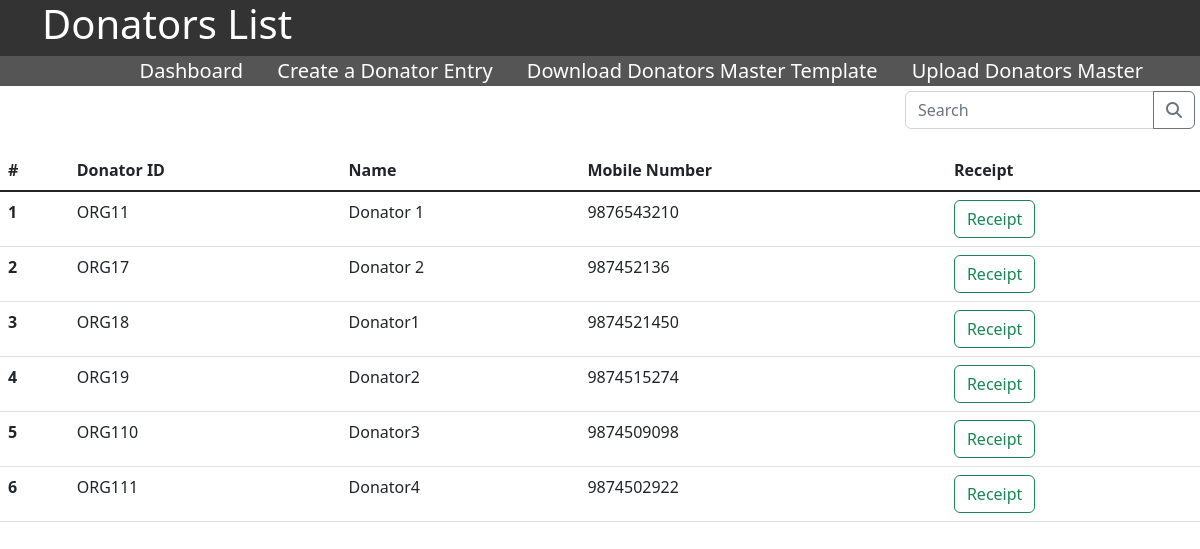
The app's page /3/listFreqDonators with its own data.
### application/models.py (models this page shows)
class Donator(db.Model):
    __tablename__ = "donator"
    did = db.Column(db.Integer, primary_key = True, autoincrement = True)
    donator_id = db.Column(db.String)
    org_id = db.Column(db.Integer)
    name = db.Column(db.String)
    address = db.Column(db.String)
    state = db.Column(db.String)
    pincode = db.Column(db.Integer)
    landline = db.Column(db.Integer)
    phoneno = db.Column(db.Integer)
    email = db.Column(db.String)
    id_type = db.Column(db.String)
    panid = db.Column(db.String)

### application/controllers.py (the view)
@app.route("/<int:org_id>/listFreqDonators", methods = ["GET", "POST"])
def listFreqDonators(org_id):
    all_donators = Donator.query.filter_by(org_id = org_id).all()
    if request.method == "POST":
        keyword = request.form["search"]
        all_donators = db.session.query(Donator).filter(or_(Donator.name.like(f"%{keyword}%"), Donator.phoneno.like(f"%{keyword}%"), Donator.donator_id.like(f"%{keyword}%"))).all()
    return render_template("listFreqDonators.html", org_id = org_id, all_donators = all_donators)

### templates/listFreqDonators.html (shortened to what this page needs)
<!DOCTYPE html>
<html lang="en">
<head>
    <link rel = "stylesheet" type="text/css" href = "/static/css/style.css">
    <link href="https://cdn.jsdelivr.net/npm/bootstrap@5.2.0/dist/css/bootstrap.min.css" rel="stylesheet">
    <link rel="stylesheet" href="https://cdnjs.cloudflare.com/ajax/libs/font-awesome/4.7.0/css/font-awesome.min.css">
</head>
<body>
    <header id ="main-header">
        <div class = "container">
            <h1>Donators List</h1>
        </div>
    </header>
    <nav id = "navbar">
        <div class="container">
            <li><a href ="/Organization/{{ org_id }}">Dashboard</a></li>
            <li><a href ="/{{ org_id }}/frequentDonator">Create a Donator Entry</a></li>
            <li><a href ="/{{ org_id }}/downloadFrequentDonator">Download Donators Master Template</a></li>
            <li><a href ="/{{ org_id }}/uploadFrequentDonator">Upload Donators Master</a></li>
        </div>
    </nav>
    <div class="searchbox" style="width:25%; float:right;padding:5px">
            <form action = "" method = "POST">
                <div class="input-group mb-3">
                    <input name="search" type="text" class="form-control" placeholder="Search" aria-label="Recipient's username" aria-describedby="button-addon2">
                    <button class="btn btn-outline-secondary" type="submit" id="button-addon2"><i class="fa fa-search"></i></button>
                </div>
            </form>
    </div>
    <table class="table">
        <thead>
          <tr>
            <th scope="col">#</th>
            <th scope="col">Donator ID</th>
            <th scope="col">Name</th>
            <th scope="col">Mobile Number</th>
            <th scope="col">Receipt</th>
          </tr>
        </thead>
        <tbody class="table-group-divider">
        {% for donator in all_donators %}
          <tr>
            <th scope="row">{{ loop.index }}</th>
            <td>{{donator.donator_id}}</td>
            <td>{{donator.name}}</td>
            <td>{{donator.phoneno}}</td>
            <td><a href = "/{{org_id}}/{{donator.did}}/generateReceipt"><button type="button" class="btn btn-outline-success">Receipt</button></a></td>
          </tr>
          {% endfor %}
        </tbody>
      </table>
</body>
</html>

### static/css/style.css (style rules this page uses)
body { background-color: #f4f4f4; margin:0; }
#main-header { background-color:#333; border:none; color:white; }
#navbar { background-color:#555; color:white; text-align: right; }
#navbar li { display: inline; }
#navbar a { color:white; text-decoration: none; font-size: 20px; padding-right: 15px; padding-left:15px; }
.container { width: 80%; margin:auto; overflow: hidden; }

### records on screen
Donator: donator_id "ORG11", name "Donator 1", phoneno "9876543210"
Donator: donator_id "ORG17", name "Donator 2", phoneno "987452136"
Donator: donator_id "ORG18", name "Donator1", phoneno "9874521450"
Donator: donator_id "ORG19", name "Donator2", phoneno "9874515274"
Donator: donator_id "ORG110", name "Donator3", phoneno "9874509098"
Donator: donator_id "ORG111", name "Donator4", phoneno "9874502922"
